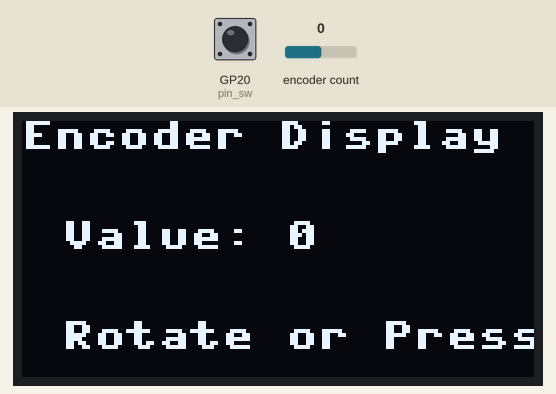
Simulated run of this program. Board: Raspberry Pi Pico running MicroPython. Shown: 128×64 one-colour display. The inputs (shaded band) are chosen by the test bench; at power-on: encoder count 0, GP20 (pin_sw) HIGH. Library files of the repository ran but are not shown: ssd1306.py; what the program prints to the serial console is not drawn.

Above: at 1.2 s.
1.3 s: encoder count set to 4
At 2.4 s:
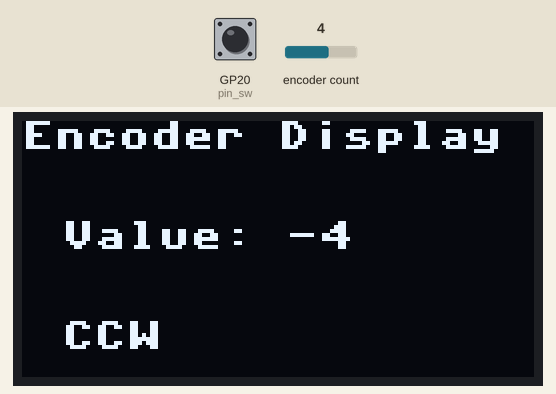
2.9 s: GP20 (pin_sw) pulled LOW for 0.15 s
At 4.1 s:
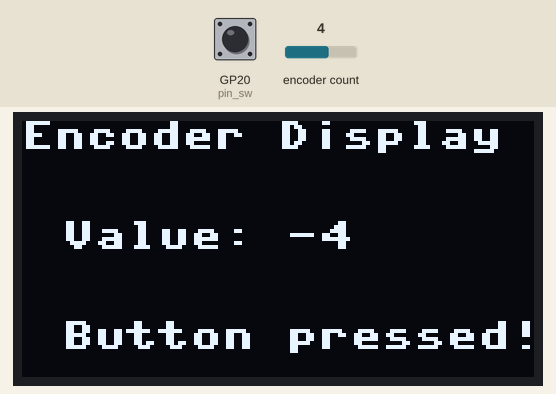
4.5 s: encoder count set to 3
At 5.1 s:
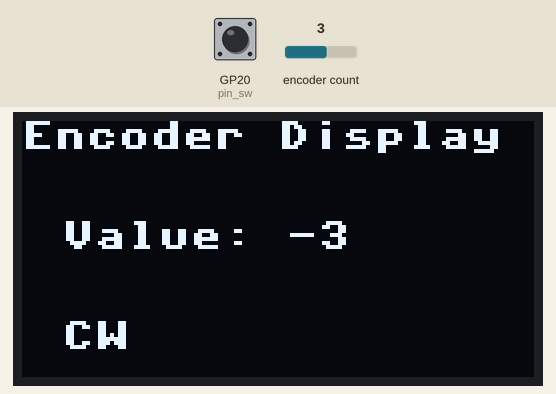
6.0 s: GP20 (pin_sw) pulled LOW for 1 s
At 6.8 s:
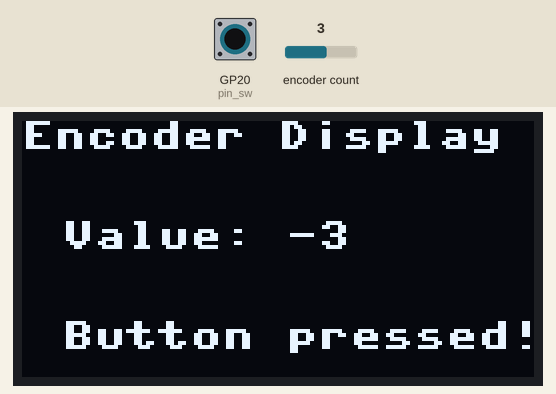
8.5 s: encoder count set to 2
At 9.4 s:
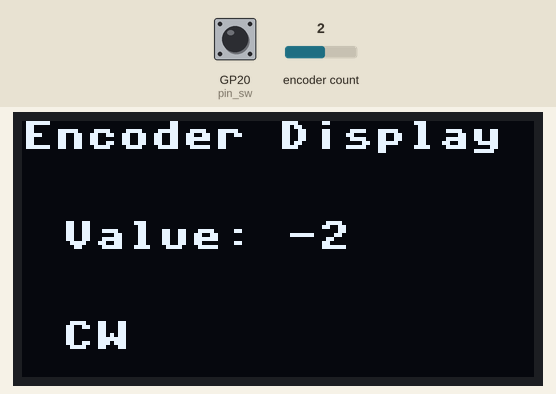
Timing chart, 0 to 11.0 s (numbered marks = the images above; inputs shaded):
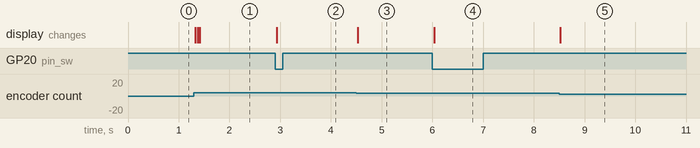

Measured:
- after the input at 1.3 s, the display: first changes at once (image 1 shows a later state)
- after the input at 2.9 s, the display: changes at once (image 2)
- after the input at 4.5 s, the display: changes at once (image 3)
- after the input at 6.0 s, the display: changes at once (image 4)
- after the input at 8.5 s, the display: changes at once (image 5)

The program:

encoder_display_test.py
```python
from machine import Pin, I2C
import time
from ssd1306 import SSD1306_I2C
from rotary_irq_rp2 import RotaryIRQ  # For Raspberry Pi Pico (RP2040)

# ===== OLED / I2C Configuration =====
I2C_SDA = 16   # GP16 (PIN21)
I2C_SCL = 17   # GP17 (PIN22)
I2C_FREQ = 400000
OLED_WIDTH = 128
OLED_HEIGHT = 64
OLED_ADDR = 0x3C

# ===== Encoder Pin Configuration =====
ENC_A = 18    # GP18 (PIN24)
ENC_B = 19    # GP19 (PIN25)
ENC_SW = 20   # GP20 (PIN26)

# ===== Initialize OLED =====
i2c = I2C(0, sda=Pin(I2C_SDA), scl=Pin(I2C_SCL), freq=I2C_FREQ)
oled = SSD1306_I2C(OLED_WIDTH, OLED_HEIGHT, i2c, addr=OLED_ADDR)

def update_display(value, message=""):
    """Show current encoder value and message."""
    oled.fill(0)
    oled.text("Encoder Display Test", 0, 0)
    oled.text(f"Value: {value}", 10, 25)
    if message:
        oled.text(message, 10, 50)
    oled.show()

# ===== Rotary Encoder Setup =====
r = RotaryIRQ(
    pin_num_clk=ENC_A,
    pin_num_dt=ENC_B,
    min_val=-999,
    max_val=999,
    reverse=True,   # Fix direction (CW/CCW swapped otherwise)
    range_mode=RotaryIRQ.RANGE_UNBOUNDED
)

r.set(value=0)  # Start from 0

# ===== Button Setup =====
pin_sw = Pin(ENC_SW, Pin.IN, Pin.PULL_UP)
last_press_time = 0
PRESS_DEBOUNCE_MS = 150

def check_button():
    """Detect short button presses with debounce."""
    global last_press_time
    if not pin_sw.value():  # Active LOW
        now = time.ticks_ms()
        if time.ticks_diff(now, last_press_time) > PRESS_DEBOUNCE_MS:
            update_display(r.value(), "Button pressed!")
            print("Button pressed!")
            last_press_time = now

# ===== Main Loop =====
last_val = r.value()
update_display(last_val, "Rotate or Press")

try:
    while True:
        val_new = r.value()
        if val_new != last_val:
            if val_new > last_val:
                update_display(val_new, "CW")
                print("CW →", val_new)
            else:
                update_display(val_new, "CCW")
                print("CCW →", val_new)
            last_val = val_new

        check_button()
        time.sleep(0.02)

except KeyboardInterrupt:
    oled.fill(0)
    oled.text("Test Ended", 25, 25)
    oled.show()
    print("Encoder display test stopped.")
```
